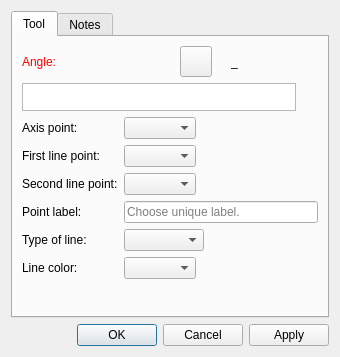
<?xml version="1.0" encoding="UTF-8"?>
<ui version="4.0">
 <class>DialogLineIntersectAxis</class>
 <widget class="QDialog" name="DialogLineIntersectAxis">
  <property name="geometry">
   <rect>
    <x>0</x>
    <y>0</y>
    <width>340</width>
    <height>357</height>
   </rect>
  </property>
  <property name="windowTitle">
   <string>Point intersect line and axis</string>
  </property>
  <property name="windowIcon">
   <iconset resource="../../../vmisc/share/resources/icon.qrc">
    <normaloff>:/icon/64x64/icon64x64.png</normaloff>:/icon/64x64/icon64x64.png</iconset>
  </property>
  <layout class="QVBoxLayout" name="verticalLayout_2">
   <item>
    <widget class="QTabWidget" name="tabWidget">
     <property name="currentIndex">
      <number>0</number>
     </property>
     <widget class="QWidget" name="tab">
      <attribute name="title">
       <string>Tool</string>
      </attribute>
      <layout class="QVBoxLayout" name="verticalLayout">
       <item>
        <layout class="QHBoxLayout" name="horizontalLayout_9">
         <item alignment="Qt::AlignLeft">
          <widget class="QLabel" name="labelEditFormula">
           <property name="sizePolicy">
            <sizepolicy hsizetype="Fixed" vsizetype="Preferred">
             <horstretch>0</horstretch>
             <verstretch>0</verstretch>
            </sizepolicy>
           </property>
           <property name="palette">
            <palette>
             <active>
              <colorrole role="WindowText">
               <brush brushstyle="SolidPattern">
                <color alpha="255">
                 <red>255</red>
                 <green>0</green>
                 <blue>0</blue>
                </color>
               </brush>
              </colorrole>
             </active>
             <inactive>
              <colorrole role="WindowText">
               <brush brushstyle="SolidPattern">
                <color alpha="255">
                 <red>255</red>
                 <green>0</green>
                 <blue>0</blue>
                </color>
               </brush>
              </colorrole>
             </inactive>
             <disabled>
              <colorrole role="WindowText">
               <brush brushstyle="SolidPattern">
                <color alpha="255">
                 <red>159</red>
                 <green>158</green>
                 <blue>158</blue>
                </color>
               </brush>
              </colorrole>
             </disabled>
            </palette>
           </property>
           <property name="text">
            <string>Angle:</string>
           </property>
          </widget>
         </item>
         <item>
          <spacer name="horizontalSpacer_2">
           <property name="orientation">
            <enum>Qt::Horizontal</enum>
           </property>
           <property name="sizeHint" stdset="0">
            <size>
             <width>40</width>
             <height>20</height>
            </size>
           </property>
          </spacer>
         </item>
         <item alignment="Qt::AlignRight">
          <widget class="QToolButton" name="toolButtonExprAngle">
           <property name="toolTip">
            <string>Formula wizard</string>
           </property>
           <property name="text">
            <string notr="true"></string>
           </property>
           <property name="icon">
            <iconset resource="../../../vmisc/share/resources/icon.qrc">
             <normaloff>:/icon/light/24x24/fx.png</normaloff>:/icon/light/24x24/fx.png</iconset>
           </property>
           <property name="iconSize">
            <size>
             <width>24</width>
             <height>24</height>
            </size>
           </property>
          </widget>
         </item>
         <item alignment="Qt::AlignRight">
          <widget class="QLabel" name="label_3">
           <property name="text">
            <string/>
           </property>
           <property name="pixmap">
            <pixmap resource="../../../vmisc/share/resources/icon.qrc">:/icon/light/24x24/equal.png</pixmap>
           </property>
          </widget>
         </item>
         <item alignment="Qt::AlignRight">
          <widget class="QLabel" name="labelResultCalculation">
           <property name="sizePolicy">
            <sizepolicy hsizetype="Fixed" vsizetype="Preferred">
             <horstretch>0</horstretch>
             <verstretch>0</verstretch>
            </sizepolicy>
           </property>
           <property name="minimumSize">
            <size>
             <width>87</width>
             <height>0</height>
            </size>
           </property>
           <property name="toolTip">
            <string>Value</string>
           </property>
           <property name="text">
            <string notr="true">_</string>
           </property>
          </widget>
         </item>
        </layout>
       </item>
       <item>
        <layout class="QHBoxLayout" name="horizontalLayout_10">
         <item>
          <widget class="VPlainTextEdit" name="plainTextEditFormula">
           <property name="sizePolicy">
            <sizepolicy hsizetype="Expanding" vsizetype="Preferred">
             <horstretch>0</horstretch>
             <verstretch>0</verstretch>
            </sizepolicy>
           </property>
           <property name="maximumSize">
            <size>
             <width>16777215</width>
             <height>28</height>
            </size>
           </property>
           <property name="baseSize">
            <size>
             <width>4</width>
             <height>0</height>
            </size>
           </property>
           <property name="toolTip">
            <string>Calculation</string>
           </property>
           <property name="tabChangesFocus">
            <bool>true</bool>
           </property>
           <property name="lineWrapMode">
            <enum>QPlainTextEdit::NoWrap</enum>
           </property>
          </widget>
         </item>
         <item>
          <widget class="QPushButton" name="pushButtonGrowLengthAngle">
           <property name="maximumSize">
            <size>
             <width>16</width>
             <height>16</height>
            </size>
           </property>
           <property name="toolTip">
            <string>&lt;html&gt;&lt;head/&gt;&lt;body&gt;&lt;p&gt;Show full calculation in message box&lt;/p&gt;&lt;/body&gt;&lt;/html&gt;</string>
           </property>
           <property name="text">
            <string notr="true"/>
           </property>
           <property name="icon">
            <iconset theme="go-down">
             <normaloff>.</normaloff>.</iconset>
           </property>
           <property name="iconSize">
            <size>
             <width>16</width>
             <height>16</height>
            </size>
           </property>
           <property name="flat">
            <bool>true</bool>
           </property>
          </widget>
         </item>
        </layout>
       </item>
       <item>
        <layout class="QFormLayout" name="formLayout">
         <property name="fieldGrowthPolicy">
          <enum>QFormLayout::ExpandingFieldsGrow</enum>
         </property>
         <item row="0" column="0">
          <widget class="QLabel" name="labelAxisPoint">
           <property name="sizePolicy">
            <sizepolicy hsizetype="Preferred" vsizetype="Preferred">
             <horstretch>0</horstretch>
             <verstretch>0</verstretch>
            </sizepolicy>
           </property>
           <property name="text">
            <string>Axis point:</string>
           </property>
          </widget>
         </item>
         <item row="0" column="1">
          <widget class="QComboBox" name="comboBoxAxisPoint">
           <property name="toolTip">
            <string>Axis Point</string>
           </property>
          </widget>
         </item>
         <item row="1" column="0">
          <widget class="QLabel" name="labelFirstLinePoint">
           <property name="sizePolicy">
            <sizepolicy hsizetype="Preferred" vsizetype="Preferred">
             <horstretch>0</horstretch>
             <verstretch>0</verstretch>
            </sizepolicy>
           </property>
           <property name="text">
            <string>First line point:</string>
           </property>
          </widget>
         </item>
         <item row="1" column="1">
          <widget class="QComboBox" name="comboBoxFirstLinePoint">
           <property name="toolTip">
            <string>First point of line</string>
           </property>
          </widget>
         </item>
         <item row="2" column="0">
          <widget class="QLabel" name="labelSecondLinePoint">
           <property name="sizePolicy">
            <sizepolicy hsizetype="Preferred" vsizetype="Preferred">
             <horstretch>0</horstretch>
             <verstretch>0</verstretch>
            </sizepolicy>
           </property>
           <property name="text">
            <string>Second line point:</string>
           </property>
          </widget>
         </item>
         <item row="2" column="1">
          <widget class="QComboBox" name="comboBoxSecondLinePoint">
           <property name="toolTip">
            <string>Second point of line</string>
           </property>
          </widget>
         </item>
         <item row="3" column="0">
          <widget class="QLabel" name="labelEditNamePoint">
           <property name="sizePolicy">
            <sizepolicy hsizetype="Preferred" vsizetype="Preferred">
             <horstretch>0</horstretch>
             <verstretch>0</verstretch>
            </sizepolicy>
           </property>
           <property name="text">
            <string>Point label:</string>
           </property>
          </widget>
         </item>
         <item row="3" column="1">
          <widget class="QLineEdit" name="lineEditNamePoint">
           <property name="sizePolicy">
            <sizepolicy hsizetype="Expanding" vsizetype="Fixed">
             <horstretch>0</horstretch>
             <verstretch>0</verstretch>
            </sizepolicy>
           </property>
           <property name="toolTip">
            <string>Unique label</string>
           </property>
           <property name="placeholderText">
            <string>Choose unique label.</string>
           </property>
          </widget>
         </item>
         <item row="4" column="0">
          <widget class="QLabel" name="label_7">
           <property name="text">
            <string>Type of line:</string>
           </property>
          </widget>
         </item>
         <item row="4" column="1">
          <widget class="QComboBox" name="comboBoxLineType">
           <property name="minimumSize">
            <size>
             <width>80</width>
             <height>0</height>
            </size>
           </property>
           <property name="maximumSize">
            <size>
             <width>110</width>
             <height>16777215</height>
            </size>
           </property>
           <property name="toolTip">
            <string>Show line from first point to this point</string>
           </property>
           <property name="iconSize">
            <size>
             <width>80</width>
             <height>14</height>
            </size>
           </property>
          </widget>
         </item>
         <item row="5" column="0">
          <widget class="QLabel" name="label">
           <property name="text">
            <string>Line color:</string>
           </property>
          </widget>
         </item>
         <item row="5" column="1">
          <widget class="QComboBox" name="comboBoxLineColor"/>
         </item>
        </layout>
       </item>
       <item>
        <spacer name="verticalSpacer">
         <property name="orientation">
          <enum>Qt::Vertical</enum>
         </property>
         <property name="sizeHint" stdset="0">
          <size>
           <width>20</width>
           <height>40</height>
          </size>
         </property>
        </spacer>
       </item>
      </layout>
     </widget>
     <widget class="QWidget" name="tab_2">
      <attribute name="title">
       <string>Notes</string>
      </attribute>
      <layout class="QVBoxLayout" name="verticalLayout_3">
       <item>
        <widget class="QPlainTextEdit" name="plainTextEditToolNotes"/>
       </item>
      </layout>
     </widget>
    </widget>
   </item>
   <item>
    <widget class="QDialogButtonBox" name="buttonBox">
     <property name="orientation">
      <enum>Qt::Horizontal</enum>
     </property>
     <property name="standardButtons">
      <set>QDialogButtonBox::Apply|QDialogButtonBox::Cancel|QDialogButtonBox::Ok</set>
     </property>
    </widget>
   </item>
  </layout>
 </widget>
 <customwidgets>
  <customwidget>
   <class>VPlainTextEdit</class>
   <extends>QPlainTextEdit</extends>
   <header>../vwidgets/vplaintextedit.h</header>
  </customwidget>
 </customwidgets>
 <tabstops>
  <tabstop>plainTextEditFormula</tabstop>
  <tabstop>pushButtonGrowLengthAngle</tabstop>
  <tabstop>comboBoxAxisPoint</tabstop>
  <tabstop>comboBoxFirstLinePoint</tabstop>
  <tabstop>comboBoxSecondLinePoint</tabstop>
  <tabstop>lineEditNamePoint</tabstop>
  <tabstop>comboBoxLineType</tabstop>
  <tabstop>buttonBox</tabstop>
 </tabstops>
 <resources>
  <include location="../../../vmisc/share/resources/icon.qrc"/>
 </resources>
 <connections>
  <connection>
   <sender>buttonBox</sender>
   <signal>accepted()</signal>
   <receiver>DialogLineIntersectAxis</receiver>
   <slot>accept()</slot>
   <hints>
    <hint type="sourcelabel">
     <x>248</x>
     <y>254</y>
    </hint>
    <hint type="destinationlabel">
     <x>157</x>
     <y>274</y>
    </hint>
   </hints>
  </connection>
  <connection>
   <sender>buttonBox</sender>
   <signal>rejected()</signal>
   <receiver>DialogLineIntersectAxis</receiver>
   <slot>reject()</slot>
   <hints>
    <hint type="sourcelabel">
     <x>316</x>
     <y>260</y>
    </hint>
    <hint type="destinationlabel">
     <x>286</x>
     <y>274</y>
    </hint>
   </hints>
  </connection>
 </connections>
</ui>
